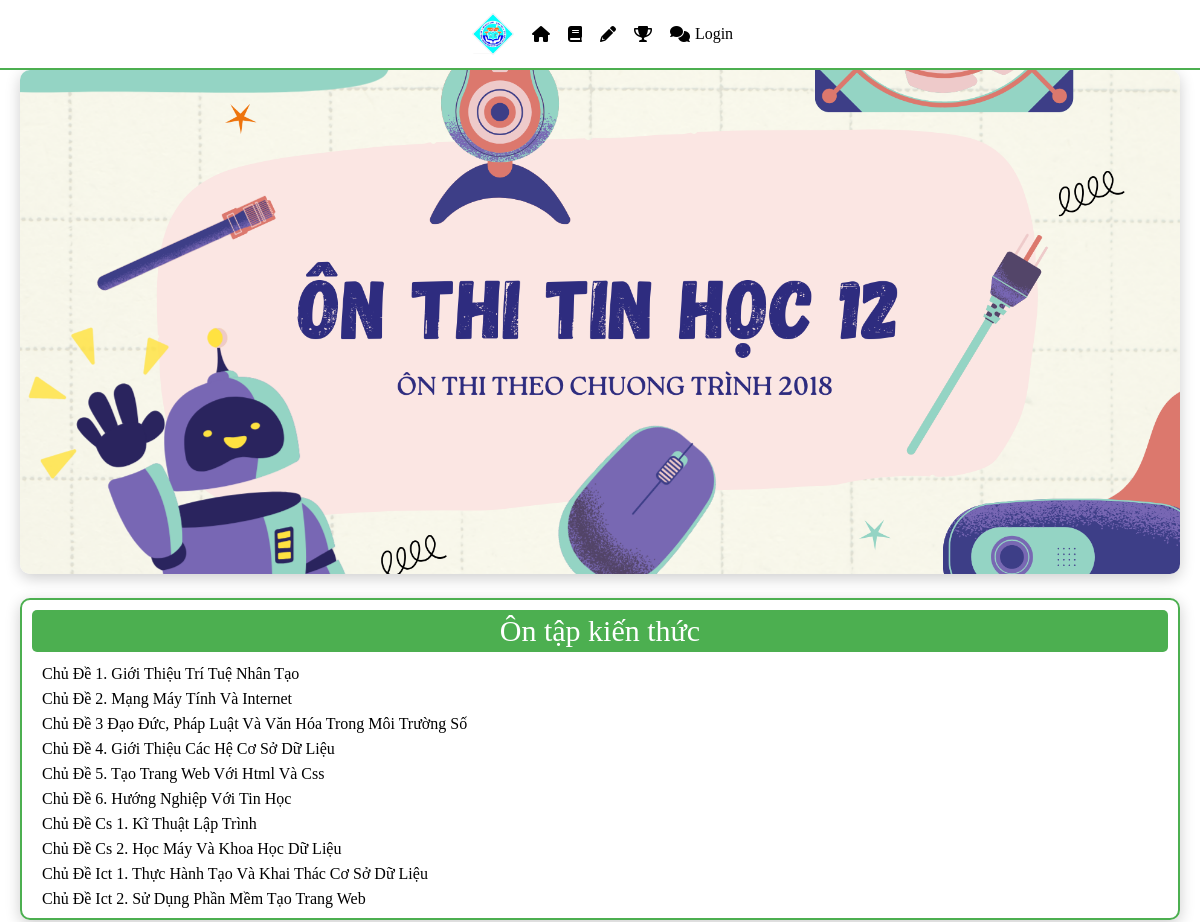
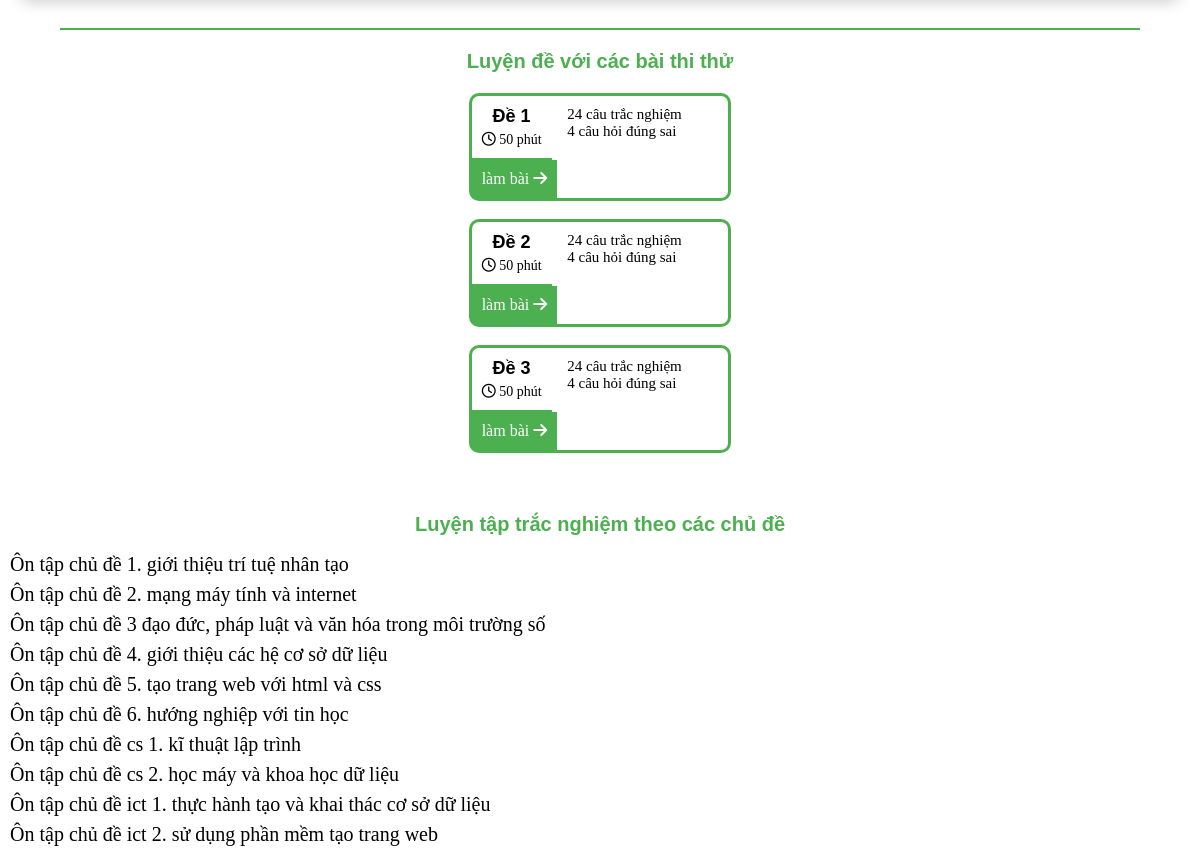
The page / on the database its author committed (2 pictures, top to bottom).
### base/models.py (models this page shows, shortened)
class bai_hoc(models.Model):
    name = models.CharField(max_length=2000)
    noi_dung = models.TextField()
    file_di_kem = models.FileField(blank=True)

### base/views.py (the view)
# urls.py: path('', views.trang_chu, name="home"),
def trang_chu(request):
    on_tap = bai_hoc.objects.all()[:10]
    context={'on_tap':on_tap}
    return render(request, 'base/trang_chu.html' ,context)

### base/templates/base/trang_chu.html (shortened to what this page needs)
<!DOCTYPE html>
<html lang="en">
<head>
    {% load static %}
    {% if request.session.theme == 'dark' %}
    <link rel="stylesheet" href="{% static 'styles/home_d.css' %}">
    {% else %}
    <link rel="stylesheet" href="{% static 'styles/home_l.css' %}">
    {% endif %}
</head>
<body>
    {% include 'navbar.html' %}
    <div class="top_all">
        <div class="top_left">
            <img src="{% static 'images/icon/banner.png' %}" alt="banner images">
        </div>
        <div class="top_right">
            <div class="top1">
                <p>Ôn tập kiến thức</p>
            </div>
            <div class="mid1">
                {%for bai in on_tap%}
                <div class="bai">
                <a href="{%url 'bai' bai.id %}">{{bai.name|title}}</a>
                </div>
                {%endfor%}
            </div>
        </div>
    </div>
    <div class="decor">
    </div>
    <div class="middle1">
        <div class="middle_left">
            <h4> Luyện đề với các bài thi thử</h4>
            <div class="exam-container">
                <div class="de">
                    <div class="top">
                    <h3>Đề 1</h3>
                    <i class="fa-regular fa-clock"> </i> 50 phút
                    </div>
                    <div class="middle">
                        <p>24 câu trắc nghiệm</p>
                        <p>4 câu hỏi đúng sai</p>
                    </div>
                    <a href="{%url 'de_thi' 1%}">
                        làm bài <i class="fa-solid fa-arrow-right"></i>
                    </a>
                </div>
                <br>
                <div class="de">
                    <div class="top">
                    <h3>Đề 2</h3>
                    <i class="fa-regular fa-clock"> </i> 50 phút
                    </div>
                    <div class="middle">
                        <p>24 câu trắc nghiệm</p>
                        <p>4 câu hỏi đúng sai</p>
                    </div>
                    <a href="{%url 'de_thi' 2%}">
                        làm bài <i class="fa-solid fa-arrow-right"></i>
                    </a>
                </div>
                <br>
                <div class="de">
                    <div class="top">
                    <h3>Đề 3</h3>
                    <i class="fa-regular fa-clock"> </i> 50 phút
                    </div>
                    <div class="middle">
                        <p>24 câu trắc nghiệm</p>
                        <p>4 câu hỏi đúng sai</p>
                    </div>
                    <a href="{%url 'de_thi' 3%}">
                        làm bài <i class="fa-solid fa-arrow-right"></i>
                    </a>
                </div>
            </div>
        </div>
            <div class="middle_right">
                <h4>Luyện tập trắc nghiệm theo các chủ đề</h4>
                {%for bai in on_tap%}
                <div class="bai">
                    <a href="{%url 'luyen_tap' bai.id %}">Ôn tập {{bai.name|lower}}</a>
                </div>
                {%endfor%}
            </div>
        </div>
</body>
</html>

### static/styles/home_l.css (style rules this page uses)
body { background-color: #ffffff; padding-top: 75px; }
* { margin: 0; padding: 0; box-sizing: border-box; }
a { text-decoration: none; color: black; }
.top_all { display: flex; padding:30px 20px 70px 70px; }
.top_all img { height: 350px; width: 800px; border-radius: 10px; box-shadow: 0 4px 15px rgba(0, 0, 0, 0.2); }
.top_right { margin-left: 60px; font-size: 20px; border-radius: 10px; border: 2px solid #4CAF50; box-shadow: 0 4px 15px rgba(0, 0, 0, 0.2); }
.top1 { background-color: #4CAF50; color: #ffffff; border-radius: 5px; }
.top1 p { font-size: 30px; justify-self: center; padding: 4px 4px; }
.bai { padding-top: 7px; }
.mid1 { padding-top: 6px; padding-right: 10px; padding-left: 10px; }
.middle1 { display: flex; }
.exam-container { background-color: #FFFF; margin: 20px; padding: 0 30px 30px 30px; border-radius: 30px; }
.de { justify-self: center; display: grid ; width: 500px; grid-template-columns: 1.4fr 3fr auto; border: 3px solid #4CAF50; border-radius: 10px; }
.top { padding: 20px; width: fit-content; padding-right: 10px; border-right: 2px solid #4CAF50; }
.top h3 { font-size: 20px; justify-self: center; font-family: Arial, Helvetica, sans-serif; padding-bottom: 3px; }
.top i { font-size: 14px; margin-top: 2px; }
.middle { padding: 20px; padding-left: 3px; }
.middle p { font-size: 15px; }
.de a { background-color: #4CAF50; justify-self: center; font-size: 20px; padding-top: 30%; padding-left: 10px; padding-right: 10px; color: white; }
.middle_left { width: 45%; margin: 0 0 0 80px; justify-items: center; padding-top: 20px; }
.middle_left h4 { font-family: Arial, Helvetica, sans-serif; font-size: 30px; color: #4CAF50; }
.middle_right { margin: 0 0 0 50px; width: 45%; font-size: 20px; padding-left: 30px; padding-right: 40px; }
.middle_right h4 { justify-self: center; font-size: 30px; font-family: Arial, Helvetica, sans-serif; color: #4CAF50; padding-top:20px ; padding-bottom: 10px; }
.decor { justify-self: center; border-bottom:2px solid #4CAF50; width: 80%; margin-top: calc(-20px); margin-bottom: 20px; }
@media (max-width: 1400px) { body { padding-top: 50px; } }
@media (max-width: 1400px) { .top_all { display: block; padding: 20px; } }
@media (max-width: 1400px) { .top_all img { width: 100%; height: auto; margin-bottom: 20px; } }
@media (max-width: 1400px) { .top_right { margin-left: 0; font-size: 16px; padding: 10px; } }
@media (max-width: 1400px) { .middle1 { flex-direction: column; } }
@media (max-width: 1400px) { .middle_left, .middle_right { width: 100%; margin: 0; padding: 10px; } }
@media (max-width: 1400px) { .middle_left h4, .middle_right h4 { font-size: 24px; text-align: center; } }
@media (max-width: 1400px) { .exam-container { margin: 10px; padding: 10px; } }
@media (max-width: 1400px) { .de { width: 100%; grid-template-columns: 1fr 2fr; font-size: 14px; } }
@media (max-width: 1400px) { .top { padding: 10px; border-right: none; border-bottom: 2px solid #4CAF50; } }
@media (max-width: 1400px) { .top h3 { font-size: 18px; } }
@media (max-width: 1400px) { .middle { padding: 10px; } }
@media (max-width: 1400px) { .de a { font-size: 16px; padding: 10px; } }
@media (max-width: 1400px) { .middle_left h4, .middle_right h4 { font-size: 20px; } }
@media (max-width: 1400px) { .decor { width: 90%; margin: 10px auto; } }

### rows shown on the page
bai_hoc: name "Chủ Đề 1. Giới Thiệu Trí Tuệ Nhân Tạo", name "chủ đề 1. giới thiệu trí tuệ nhân tạo"
bai_hoc: name "Chủ Đề 2. Mạng Máy Tính Và Internet", name "chủ đề 2. mạng máy tính và internet"
bai_hoc: name "Chủ Đề 3 Đạo Đức, Pháp Luật Và Văn Hóa Trong Môi Trường Số", name "chủ đề 3 đạo đức, pháp luật và văn hóa trong môi trường số"
bai_hoc: name "Chủ Đề 4. Giới Thiệu Các Hệ Cơ Sở Dữ Liệu", name "chủ đề 4. giới thiệu các hệ cơ sở dữ liệu"
bai_hoc: name "Chủ Đề 5. Tạo Trang Web Với Html Và Css", name "chủ đề 5. tạo trang web với html và css"
bai_hoc: name "Chủ Đề 6. Hướng Nghiệp Với Tin Học", name "chủ đề 6. hướng nghiệp với tin học"
bai_hoc: name "Chủ Đề Cs 1. Kĩ Thuật Lập Trình", name "chủ đề cs 1. kĩ thuật lập trình"
bai_hoc: name "Chủ Đề Cs 2. Học Máy Và Khoa Học Dữ Liệu", name "chủ đề cs 2. học máy và khoa học dữ liệu"
bai_hoc: name "Chủ Đề Ict 1. Thực Hành Tạo Và Khai Thác Cơ Sở Dữ Liệu", name "chủ đề ict 1. thực hành tạo và khai thác cơ sở dữ liệu"
bai_hoc: name "Chủ Đề Ict 2. Sử Dụng Phần Mềm Tạo Trang Web", name "chủ đề ict 2. sử dụng phần mềm tạo trang web"
